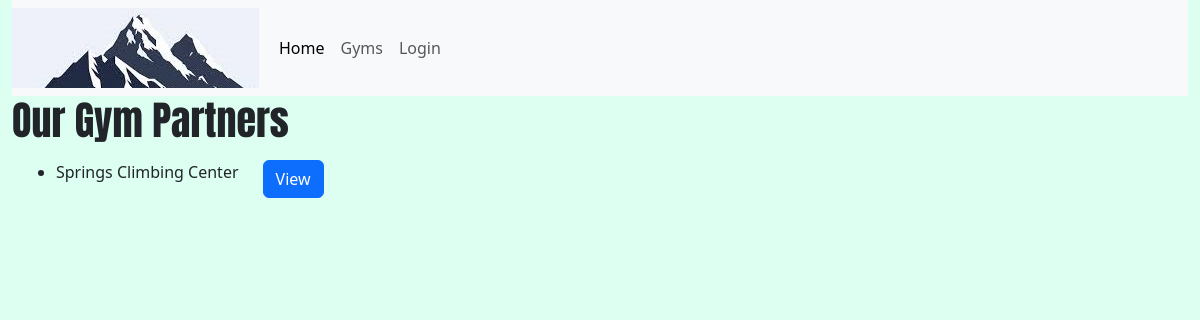
Before: /gyms/ with the older database file.
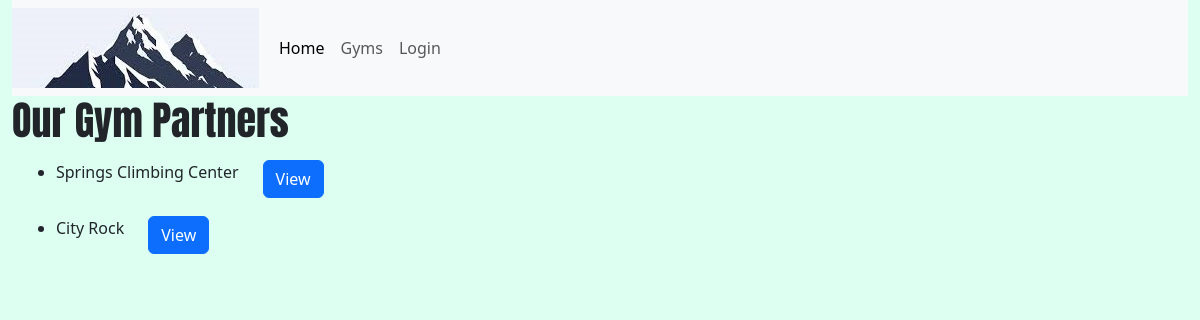
After: the same page with the newer database file.
### climber_app/models.py (models this page shows, shortened)
class Gym(models.Model):
    ROUTE_TYPE_OPTIONS = (
    ('lead climbing', 'Lead climbing'),
    ('top rope', 'Top Rope'),
    ('bouldering', 'Bouldering'),
    ('crack climbing', 'Crack Climbing'),
    )
    name = models.CharField(max_length=200)
    email = models.CharField("Business Email", max_length=200)
    location = models.CharField("Location", max_length=200)
    about = models.TextField(blank=True)
    top_rope_climbing = models.BooleanField(default=False)
    lead_climbing = models.BooleanField(default=False)
    bouldering = models.BooleanField(default=False)
    crack_climbing = models.BooleanField(default=False)
    membership_price = models.DecimalField(default=0, decimal_places=2, max_digits=5)
    daily_price = models.DecimalField(default=0, decimal_places=2, max_digits=5)
    def get_absolute_url(self):
        return reverse('gym-detail', args=[str(self.id)])

### climber_app/views.py (the view)
# urls.py: path('gyms/', views.GymViewList.as_view(), name="gyms"),
class GymViewList(generic.ListView):
    model = Gym

### climber_app/templates/climber_app/gym_list.html
{% extends "climber_app/base_template.html" %}
{% block content %}
    <h1>Our Gym Partners</h1>
    {% if gym_list %}
        <div class="container">
            {% for gym in gym_list %}
            <div class="row py-2">
                <div class="col-sm-auto">
                    <ul>
                        <li>{{ gym.name }}</li>
                    </ul>
                </div>
                <div class="col-md-auto">
                    <a href="{{ gym.get_absolute_url }}" class="btn btn-primary">View</a>
                </div>
            </div>
            {% endfor %}
        </div>
    {% else %}
        <p>There are no gyms registered with us yet. Feel free to reach out to your gym to have them
            partner with us!
        </p>
    {% endif %}
{% endblock %}

Changed rows visible on the page:
added Gym: name "City Rock"
